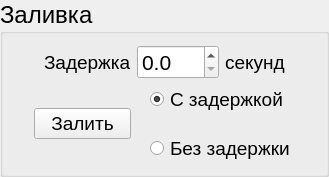
    <widget class="QGroupBox" name="groupBox_3">
     <property name="font">
      <font>
       <pointsize>18</pointsize>
      </font>
     </property>
     <property name="title">
      <string>Заливка</string>
     </property>
     <property name="flat">
      <bool>false</bool>
     </property>
     <layout class="QVBoxLayout" name="verticalLayout_7">
      <item>
       <layout class="QHBoxLayout" name="horizontalLayout_10">
        <item>
         <spacer name="horizontalSpacer_23">
          <property name="orientation">
           <enum>Qt::Horizontal</enum>
          </property>
          <property name="sizeType">
           <enum>QSizePolicy::Fixed</enum>
          </property>
          <property name="sizeHint" stdset="0">
           <size>
            <width>30</width>
            <height>20</height>
           </size>
          </property>
         </spacer>
        </item>
        <item>
         <widget class="QLabel" name="label_8">
          <property name="sizePolicy">
           <sizepolicy hsizetype="Fixed" vsizetype="Preferred">
            <horstretch>0</horstretch>
            <verstretch>0</verstretch>
           </sizepolicy>
          </property>
          <property name="font">
           <font>
            <pointsize>14</pointsize>
           </font>
          </property>
          <property name="text">
           <string>Задержка</string>
          </property>
         </widget>
        </item>
        <item>
         <widget class="QDoubleSpinBox" name="timerSpinBox">
          <property name="font">
           <font>
            <pointsize>16</pointsize>
           </font>
          </property>
          <property name="decimals">
           <number>1</number>
          </property>
          <property name="singleStep">
           <double>0.500000000000000</double>
          </property>
         </widget>
        </item>
        <item>
         <widget class="QLabel" name="label_7">
          <property name="sizePolicy">
           <sizepolicy hsizetype="Fixed" vsizetype="Preferred">
            <horstretch>0</horstretch>
            <verstretch>0</verstretch>
           </sizepolicy>
          </property>
          <property name="font">
           <font>
            <pointsize>14</pointsize>
           </font>
          </property>
          <property name="text">
           <string>секунд</string>
          </property>
         </widget>
        </item>
        <item>
         <spacer name="horizontalSpacer_22">
          <property name="orientation">
           <enum>Qt::Horizontal</enum>
          </property>
          <property name="sizeType">
           <enum>QSizePolicy::Fixed</enum>
          </property>
          <property name="sizeHint" stdset="0">
           <size>
            <width>30</width>
            <height>20</height>
           </size>
          </property>
         </spacer>
        </item>
       </layout>
      </item>
      <item>
       <layout class="QHBoxLayout" name="horizontalLayout_9">
        <item>
         <spacer name="horizontalSpacer_24">
          <property name="orientation">
           <enum>Qt::Horizontal</enum>
          </property>
          <property name="sizeType">
           <enum>QSizePolicy::Fixed</enum>
          </property>
          <property name="sizeHint" stdset="0">
           <size>
            <width>20</width>
            <height>20</height>
           </size>
          </property>
         </spacer>
        </item>
        <item>
         <widget class="QPushButton" name="fillButton">
          <property name="font">
           <font>
            <pointsize>14</pointsize>
           </font>
          </property>
          <property name="text">
           <string>Залить</string>
          </property>
         </widget>
        </item>
        <item>
         <spacer name="horizontalSpacer_25">
          <property name="orientation">
           <enum>Qt::Horizontal</enum>
          </property>
          <property name="sizeType">
           <enum>QSizePolicy::Fixed</enum>
          </property>
          <property name="sizeHint" stdset="0">
           <size>
            <width>13</width>
            <height>20</height>
           </size>
          </property>
         </spacer>
        </item>
        <item>
         <layout class="QVBoxLayout" name="verticalLayout_6">
          <property name="spacing">
           <number>0</number>
          </property>
          <item>
           <widget class="QRadioButton" name="withTimeRadioButton">
            <property name="font">
             <font>
              <pointsize>14</pointsize>
             </font>
            </property>
            <property name="text">
             <string>С задержкой</string>
            </property>
            <property name="checked">
             <bool>true</bool>
            </property>
           </widget>
          </item>
          <item>
           <spacer name="verticalSpacer">
            <property name="orientation">
             <enum>Qt::Vertical</enum>
            </property>
            <property name="sizeType">
             <enum>QSizePolicy::Fixed</enum>
            </property>
            <property name="sizeHint" stdset="0">
             <size>
              <width>40</width>
              <height>20</height>
             </size>
            </property>
           </spacer>
          </item>
          <item>
           <widget class="QRadioButton" name="withoutTimeRadioButton">
            <property name="font">
             <font>
              <pointsize>14</pointsize>
             </font>
            </property>
            <property name="text">
             <string>Без задержки</string>
            </property>
           </widget>
          </item>
         </layout>
        </item>
        <item>
         <spacer name="horizontalSpacer_26">
          <property name="orientation">
           <enum>Qt::Horizontal</enum>
          </property>
          <property name="sizeType">
           <enum>QSizePolicy::Fixed</enum>
          </property>
          <property name="sizeHint" stdset="0">
           <size>
            <width>20</width>
            <height>20</height>
           </size>
          </property>
         </spacer>
        </item>
       </layout>
      </item>
     </layout>
    </widget>
